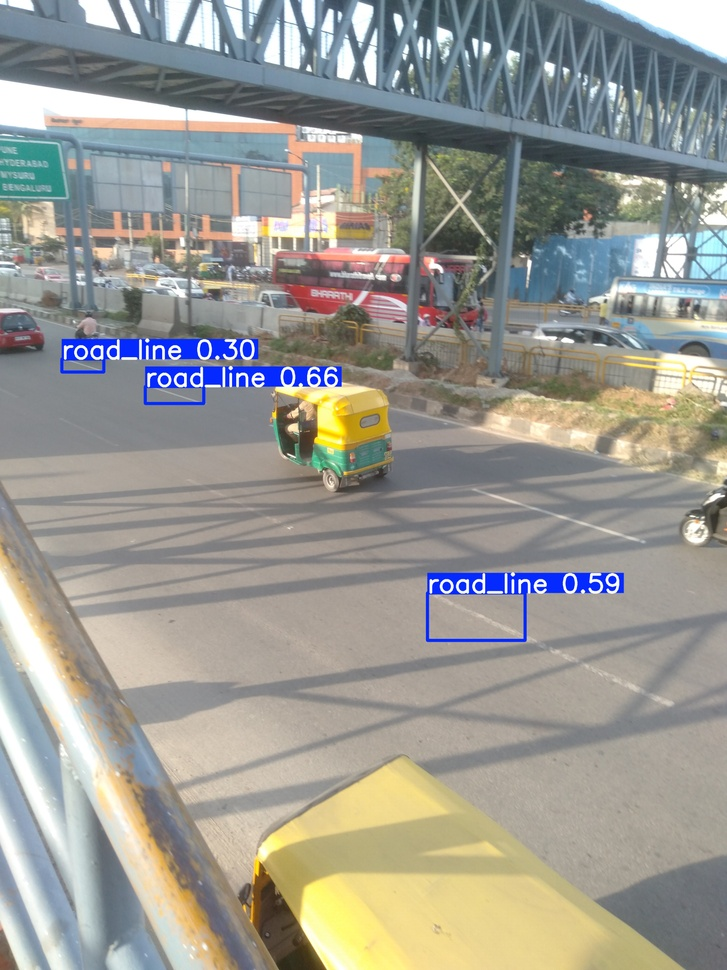
#> input picture experiments/v2_predictions/dc_bus_image_000242_QlEjHhr8RD.jpg, 727 x 970 px, shrunk from 3120 x 4160 before the run
$ python -i lane_detector.py   (imports and definitions only)
#> lines starting #> are read from the running program, lines starting #| are printed output that depends on the picture; after the words box and inside, x2 and y2 are one past the last pixel; in counts of white or black regions, pixels touching at a corner belong together
#> further down, picture is the input picture: shape (970, 727, 3); mean B, G, R 146.9, 153.8, 154.3
"""Classical CV lane detector (deliberately CPU-based baseline)."""

from __future__ import annotations

import cv2
import numpy as np


def region_of_interest(edges: np.ndarray) -> np.ndarray:
    """Keep a camera-relative trapezoid around the road ahead."""
    height, width = edges.shape[:2]
    vertices = np.array([
        [int(0.08 * width), height - 1],
        [int(0.43 * width), int(0.59 * height)],
        [int(0.57 * width), int(0.59 * height)],
        [int(0.92 * width), height - 1],
    ], dtype=np.int32)
    mask = np.zeros_like(edges)
    cv2.fillPoly(mask, [vertices], 255)
    return cv2.bitwise_and(edges, mask)


def _fit_lane(
    segments: list[tuple[int, int, int, int]],
    height: int,
    width: int,
) -> tuple[tuple[int, int], tuple[int, int]] | None:
    """Fit x = a*y + b from detected segment endpoints."""
    if not segments:
        return None

    x_coords: list[float] = []
    y_coords: list[float] = []
    weights: list[float] = []
    for x1, y1, x2, y2 in segments:
        length = float(np.hypot(x2 - x1, y2 - y1))
        x_coords.extend((x1, x2))
        y_coords.extend((y1, y2))
        weights.extend((np.sqrt(length), np.sqrt(length)))

    try:
        # x is a function of y, preventing problems for steep lane lines.
        a, b = np.polyfit(y_coords, x_coords, deg=1, w=weights)
    except (np.linalg.LinAlgError, ValueError):
        return None

    y_bottom = height - 1
    y_top = int(0.60 * height)
    x_bottom = int(np.clip(a * y_bottom + b, 0, width - 1))
    x_top = int(np.clip(a * y_top + b, 0, width - 1))
    return (x_bottom, y_bottom), (x_top, y_top)


def detect_lanes(frame: np.ndarray) -> tuple[np.ndarray, np.ndarray]:
    """Return (rendered BGR frame, masked Canny edges)."""
    height, width = frame.shape[:2]
    gray = cv2.cvtColor(frame, cv2.COLOR_BGR2GRAY)
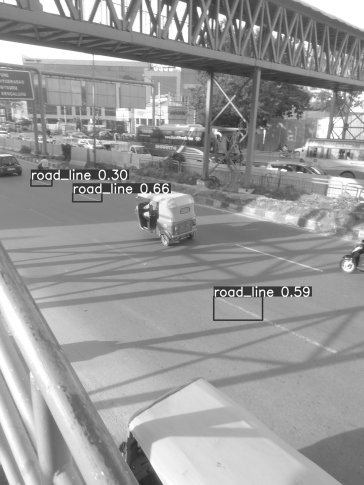
#> gray: shape (970, 727) (shown at 1/2 size); min 35, max 255, mean 153.1
    blurred = cv2.GaussianBlur(gray, (5, 5), 0)
    edges = cv2.Canny(blurred, 50, 150)
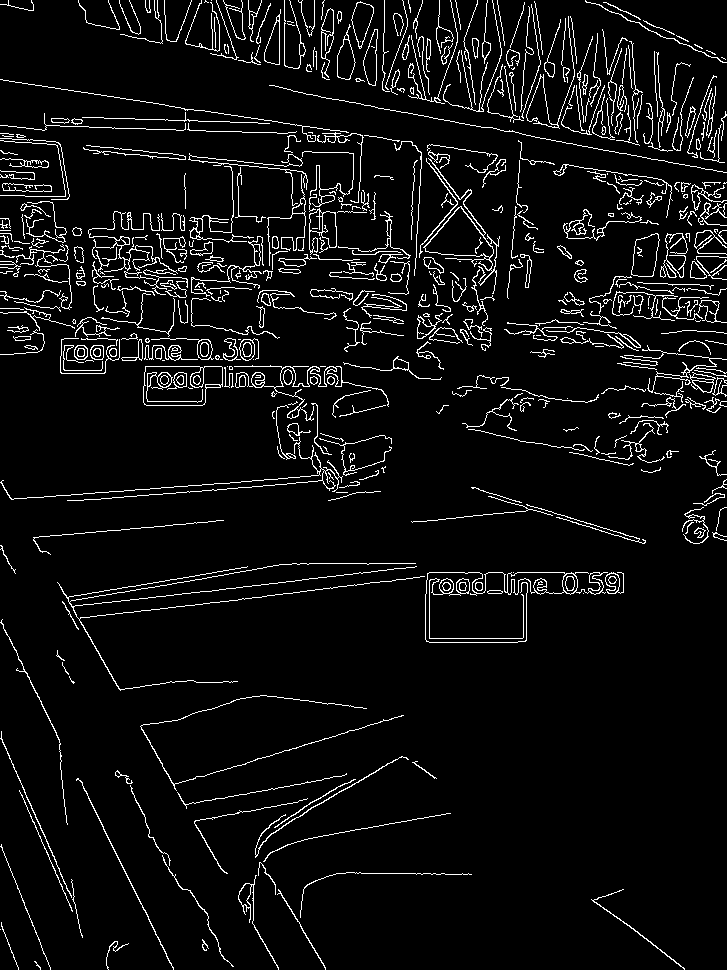
#> edges: shape (970, 727); 5.9% white in thin lines or dots
    masked = region_of_interest(edges)
#> in region_of_interest, `cv2.fillPoly(mask, [vertices], 255)`:
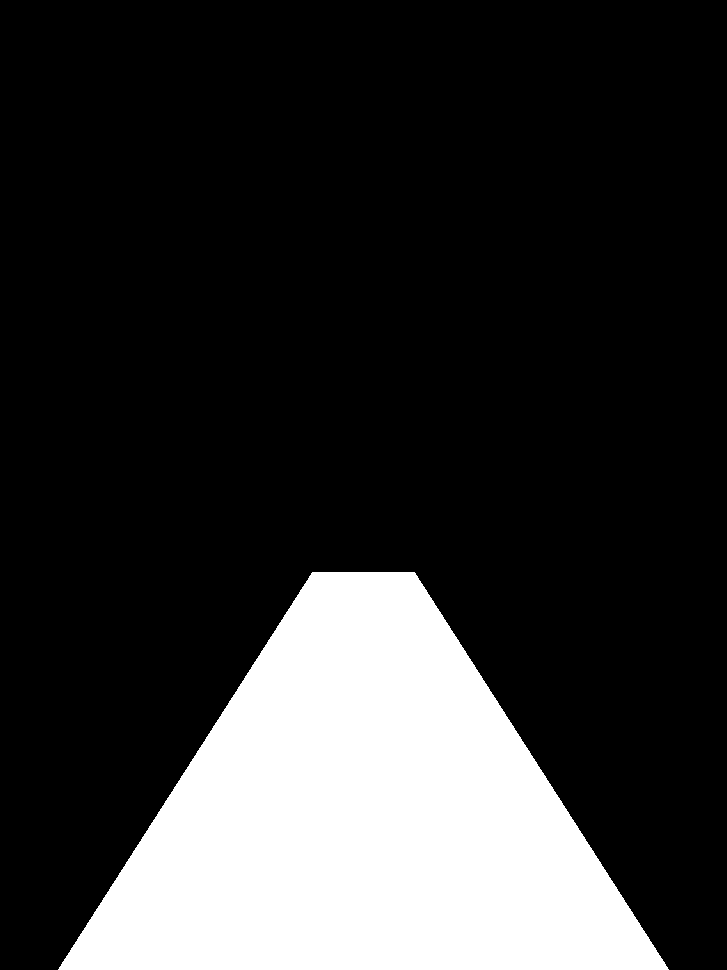
#> mask: shape (970, 727); 20.1% white; 1 white region, box (x1, y1, x2, y2) and area: (58, 572, 669, 970) 142086
#> in region_of_interest, `return cv2.bitwise_and(edges, mask)`:
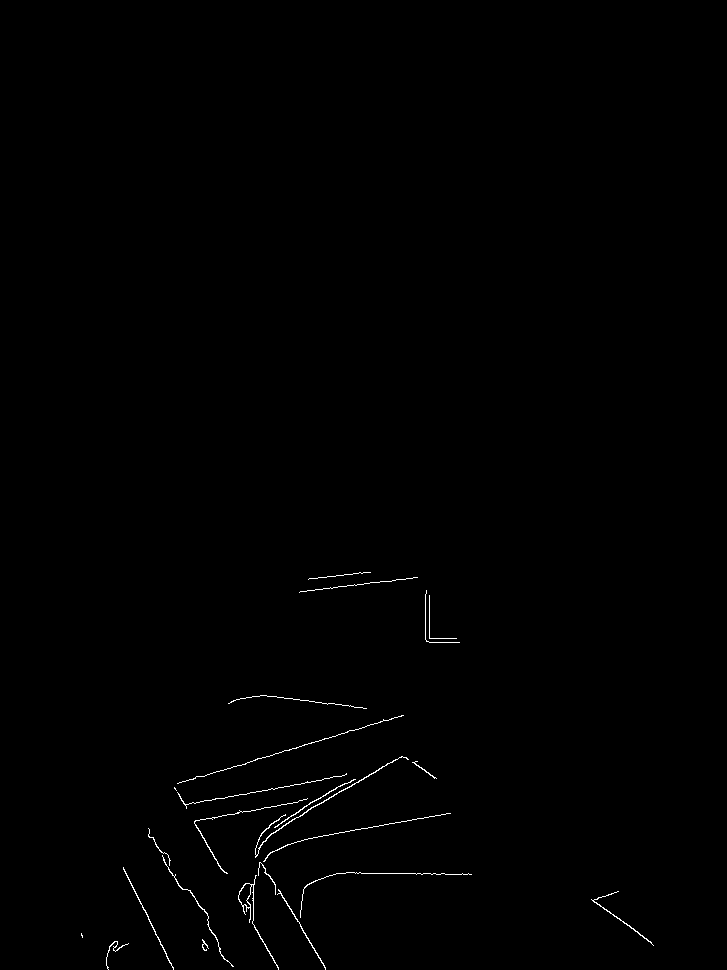
#> returned value: shape (970, 727); 0.43% white in thin lines or dots, all inside (x1, y1, x2, y2) = (81, 572, 654, 970)

    raw_lines = cv2.HoughLinesP(
        masked,
        rho=1,
        theta=np.pi / 180,
        threshold=35,
        minLineLength=max(20, int(0.035 * width)),
        maxLineGap=max(15, int(0.045 * width)),
    )
#> raw_lines = 28 rows, first 6: [178, 783, 403, 715], [174, 788, 278, 969], [346, 872, 471, 874], [185, 804, 321, 780], [258, 839, 401, 756], [301, 840, 450, 813]

    left: list[tuple[int, int, int, int]] = []
    right: list[tuple[int, int, int, int]] = []
    if raw_lines is not None:
        for line in raw_lines.reshape(-1, 4):
            x1, y1, x2, y2 = map(int, line)
            dx, dy = x2 - x1, y2 - y1
            if abs(dx) < 2:
                continue
            slope = dy / dx
            if abs(slope) < 0.50 or abs(slope) > 10:
                continue  # Reject almost-horizontal or extreme noise.
            midx = (x1 + x2) / 2
            if slope < 0 and midx < width * 0.55:
                left.append((x1, y1, x2, y2))
            elif slope > 0 and midx > width * 0.45:
                right.append((x1, y1, x2, y2))
#> this loop made 28 passes
#> (x1, y1, x2, y2, dx, dy, slope, midx) on passes 2, 5, 7, 9, 11, 13, 17, 21: (174, 788, 278, 969, 104, 181, 1.74, 226), (258, 839, 401, 756, 143, -83, -0.58, 329.5), (123, 869, 173, 968, 50, 99, 1.98, 148), (255, 851, 325, 968, 70, 117, 1.67, 290), (259, 837, 336, 787, 77, -50, -0.649, 297.5), (599, 904, 652, 944, 53, 40, 0.755, 625.5), (256, 845, 345, 783, 89, -62, -0.697, 300.5), (148, 828, 170, 872, 22, 44, 2, 159)
#> after the loop, left = [(258, 839, 401, 756), (259, 837, 336, 787), (256, 845, 345, 783), (259, 839, 402, 756), (271, 823, 354, 779)]; right = [(599, 904, 652, 944), (594, 899, 651, 942)]

    line_layer = np.zeros_like(frame)
    for candidates, color in ((left, (0, 255, 0)), (right, (0, 255, 255))):
        points = _fit_lane(candidates, height, width)
        if points is not None:
            cv2.line(line_layer, points[0], points[1], color, 10, cv2.LINE_AA)
#> this loop made 2 passes
#> (color, a in _fit_lane, b in _fit_lane, y_bottom in _fit_lane, y_top in _fit_lane, x_bottom in _fit_lane, x_top in _fit_lane, points) on pass 1: ((0, 255, 0), -1.69, 1673.4, 969, 582, 37, 690, ((37, 969), (690, 582)))
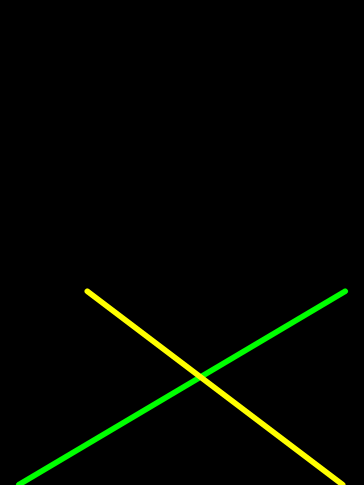
#> line_layer: shape (970, 727, 3) (shown at 1/2 size); mean of channels 0, 1, 2 0, 5.7, 2.6; drawn as B, G, R

    overlay = cv2.addWeighted(frame, 0.82, line_layer, 0.95, 0)
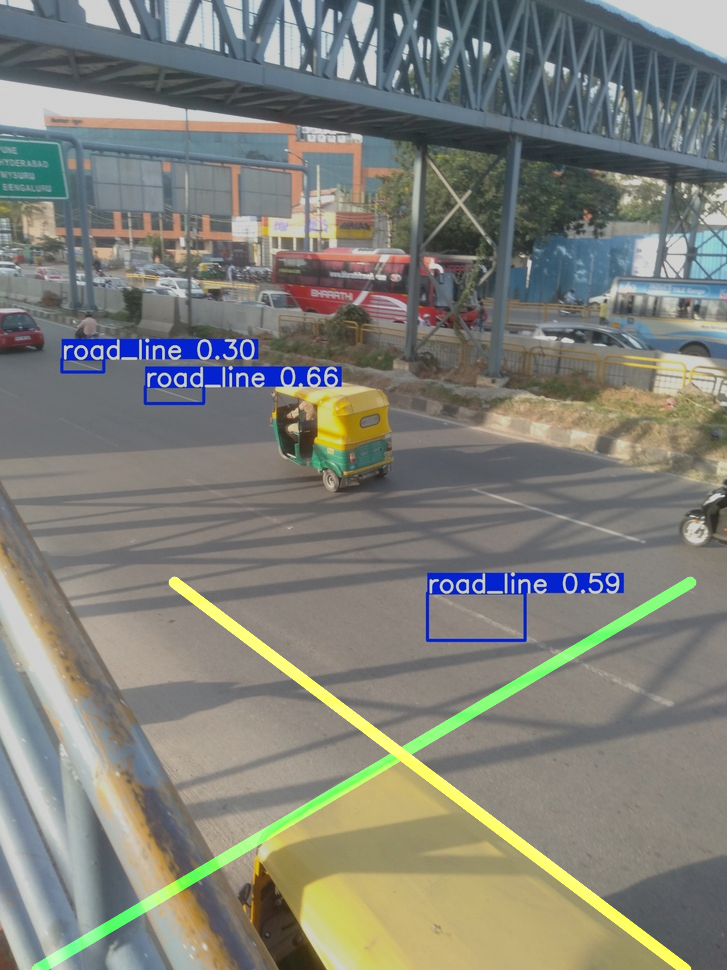
#> overlay: shape (970, 727, 3); mean B, G, R 120.5, 128.9, 127.7
    return overlay, masked

>>> import cv2
>>> picture = cv2.imread('../experiments/v2_predictions/dc_bus_image_000242_QlEjHhr8RD.jpg')
>>> result = detect_lanes(picture)

$ run again, on experiments/v2_predictions/dc_auto_001867_G9fFComp.jpg
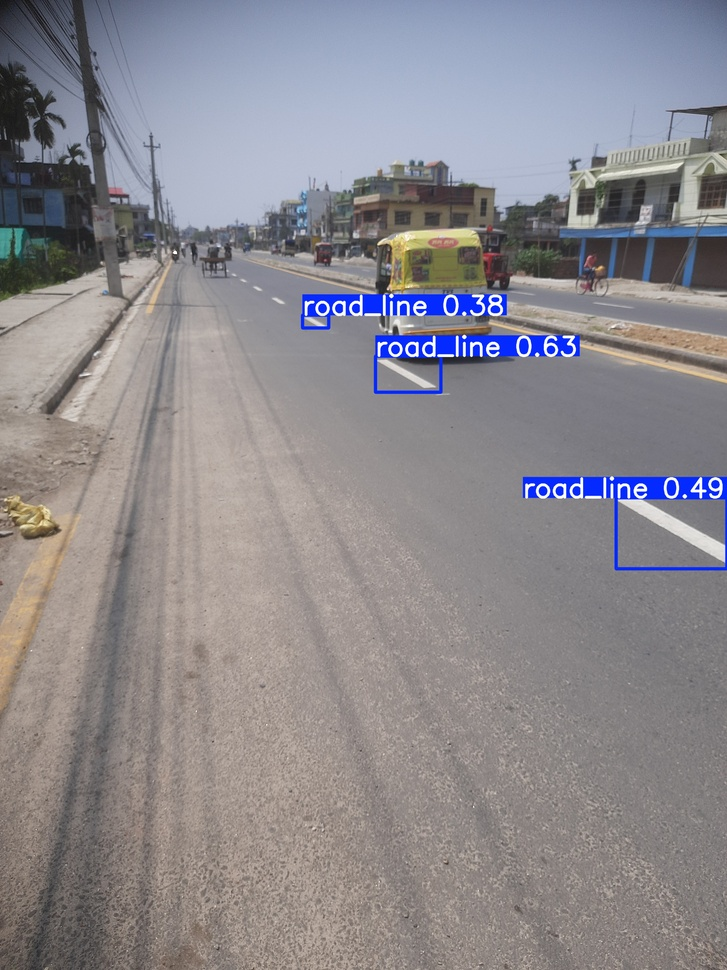
#> input picture experiments/v2_predictions/dc_auto_001867_G9fFComp.jpg, 727 x 970 px, shrunk from 3000 x 4000 before the run
#> picture is the input picture: shape (970, 727, 3); mean B, G, R 142, 137.2, 140.3
#> in detect_lanes, `edges = cv2.Canny(blurred, 50, 150)`:
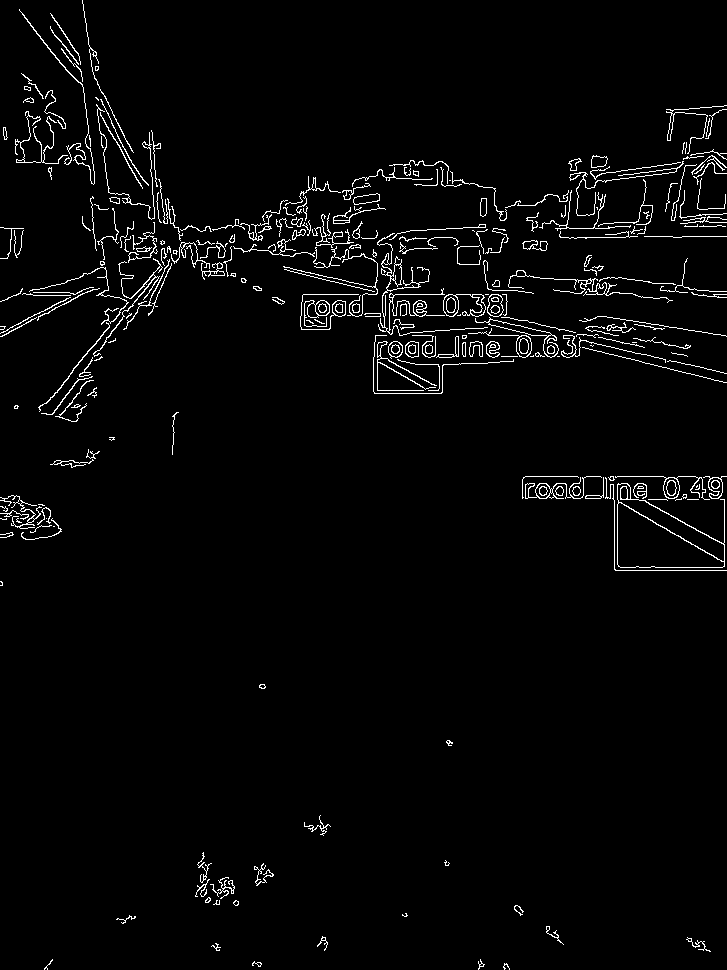
#> edges: shape (970, 727); 2.8% white in thin lines or dots
#> mask: shape (970, 727); 20.1% white; 1 white region, box (x1, y1, x2, y2) and area: (58, 572, 669, 970) 142086
#> raw_lines = None
#> in detect_lanes, `overlay = cv2.addWeighted(frame, 0.82, line_layer, 0.95, 0)`:
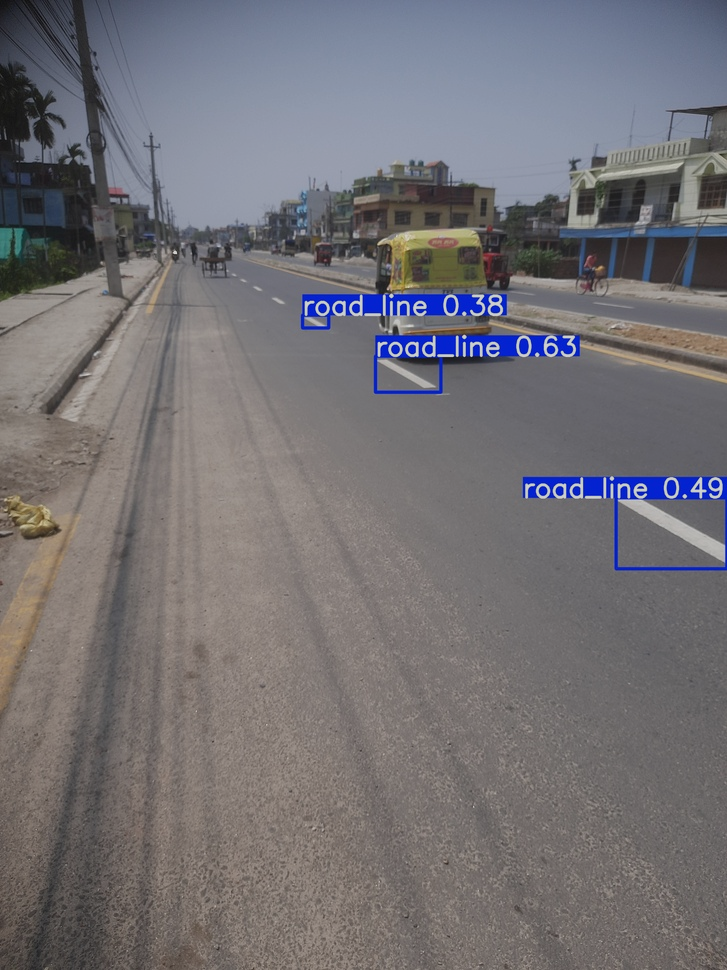
#> overlay: shape (970, 727, 3); mean B, G, R 116.4, 112.5, 115

$ run again, on experiments/v2_predictions/dc_underpass_image_000534_SlMRuvkUbC.jpg
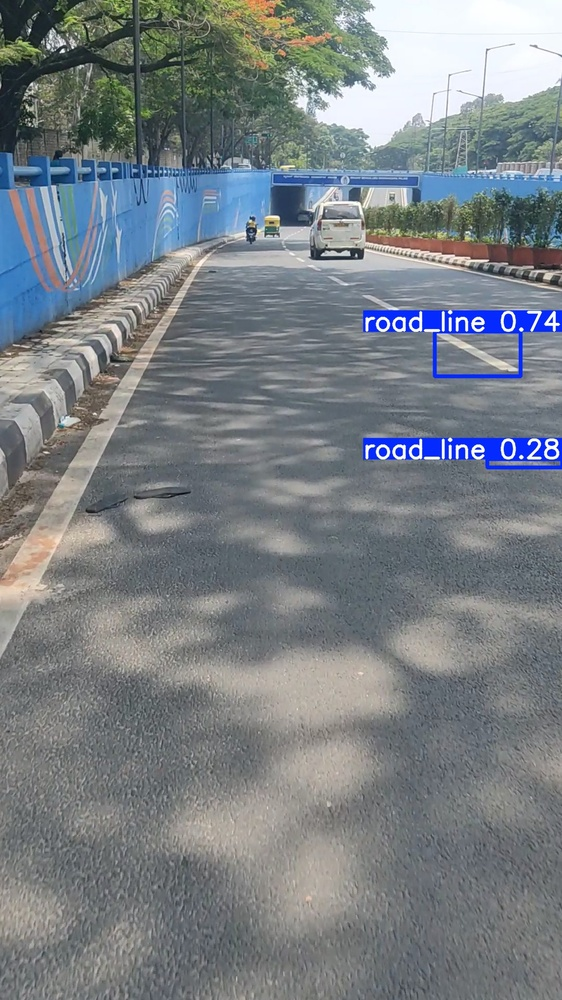
#> input picture experiments/v2_predictions/dc_underpass_image_000534_SlMRuvkUbC.jpg, 562 x 1000 px, shrunk from 1080 x 1920 before the run
#> picture is the input picture: shape (1000, 562, 3); mean B, G, R 132.8, 128.1, 121.5
#> in detect_lanes, `edges = cv2.Canny(blurred, 50, 150)`:
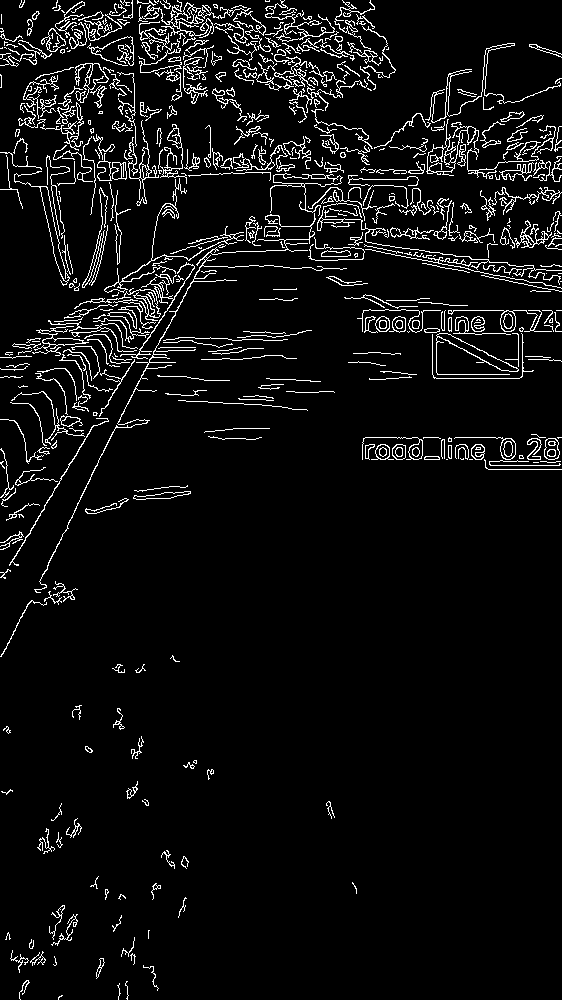
#> edges: shape (1000, 562); 5.9% white in thin lines or dots
#> mask: shape (1000, 562); 20.2% white; 1 white region, box (x1, y1, x2, y2) and area: (44, 590, 518, 1000) 113570
#> raw_lines = None
#> in detect_lanes, `overlay = cv2.addWeighted(frame, 0.82, line_layer, 0.95, 0)`:
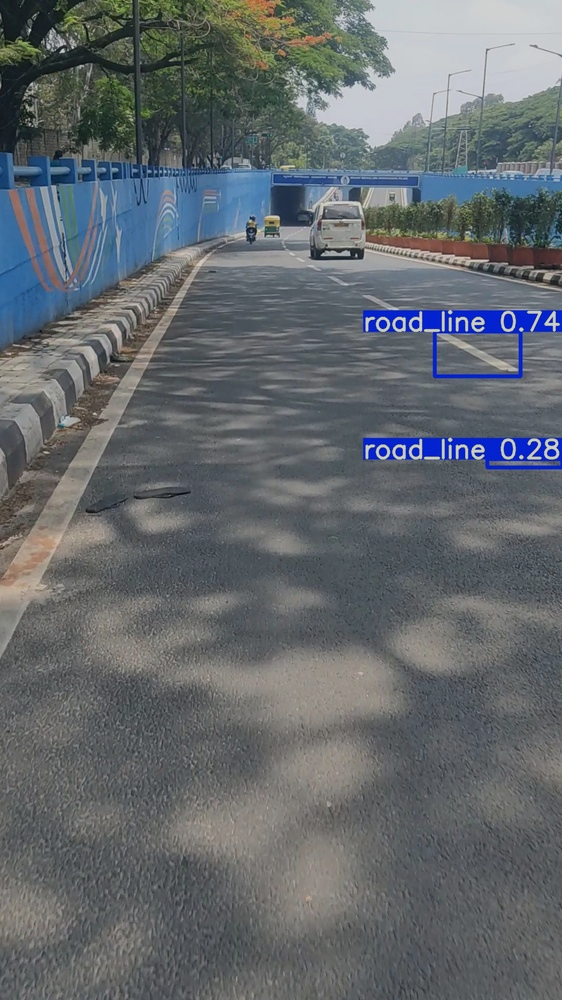
#> overlay: shape (1000, 562, 3); mean B, G, R 108.9, 105, 99.7
